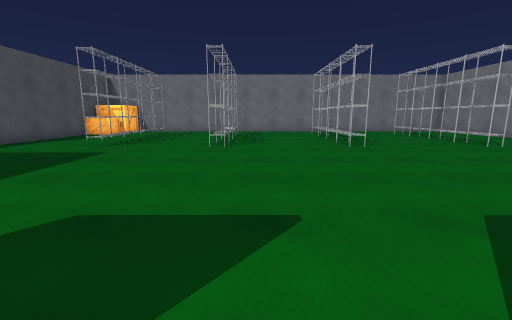
[1] (above)

20 first-person views from a walk through a scene from a Unity 3-D project. The camera is 1.2 m above the floor, tilts 10° down and sees 90° across. The floor is counted in squares, 1 m on a side. Each view is taken from the middle of a square. On the plan, view 1 faces up. The plan holds only what a view shows up to about 12 squares ahead; the rest is blank. The place goes on beyond the plan. The player character is not drawn. Some animated figures are left out. Door leaves are left out, so doorways stand open. Some surface patterns are stand-ins.

[2]
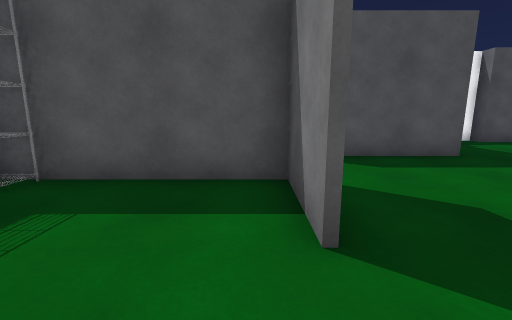

[3]
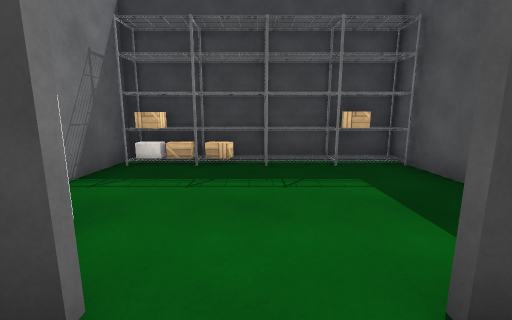

[4]
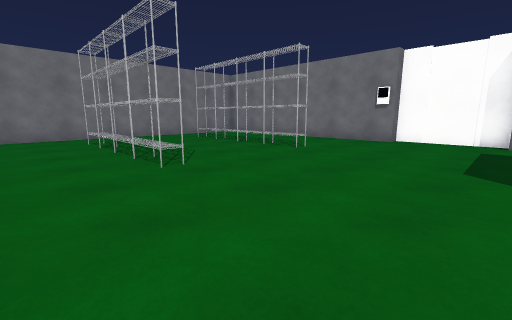

[5]
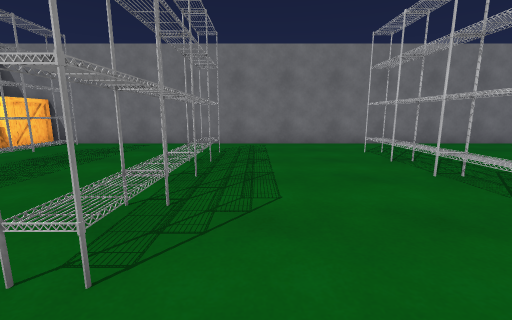

[6]
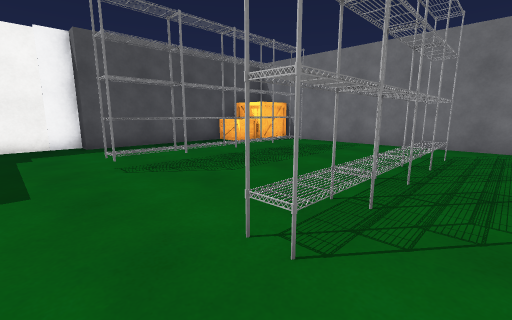

[7]
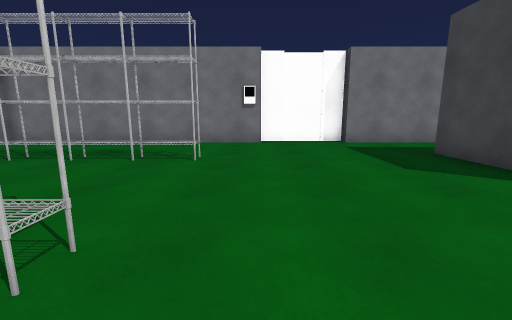

[8]
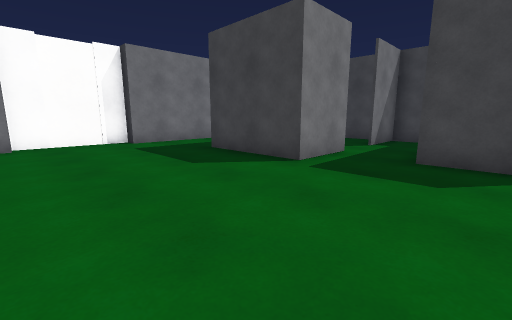

[9]
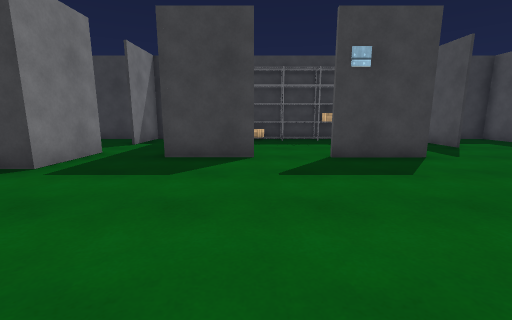

[10]
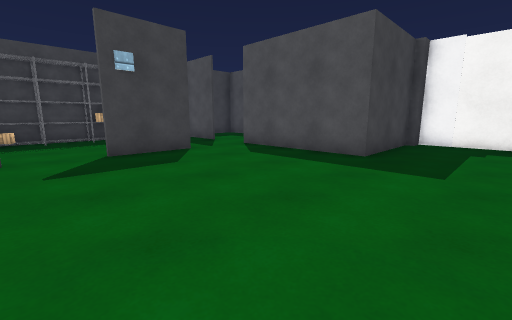

[11]
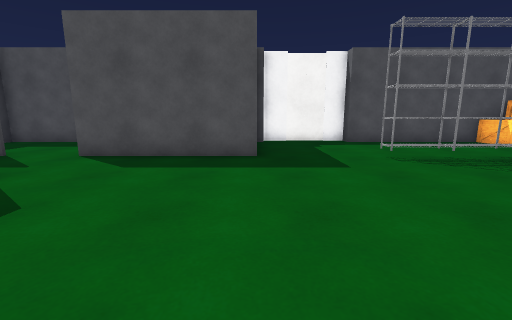

[12]
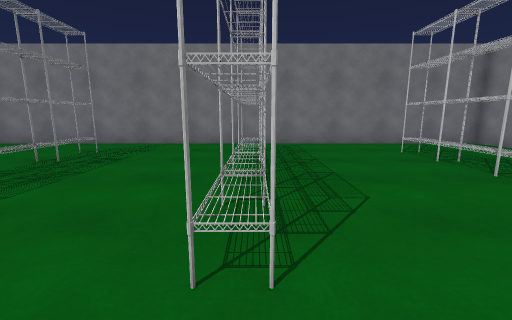

[13]
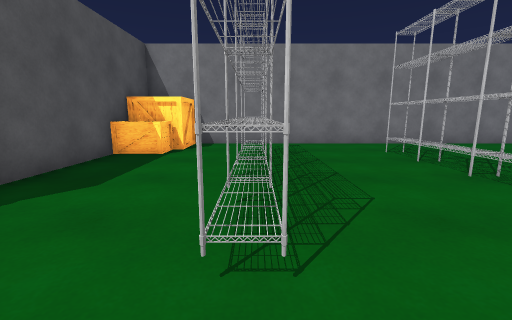

[14]
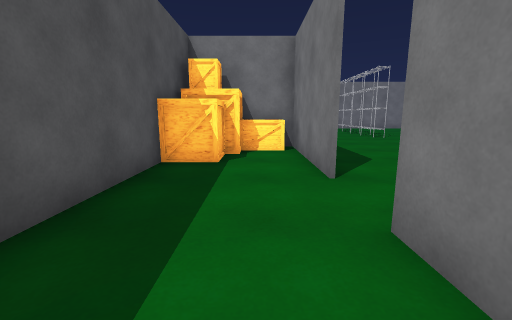

[15]
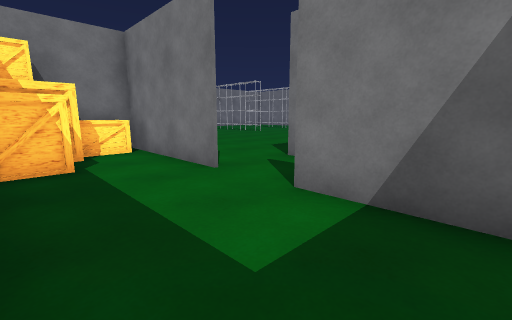

[16]
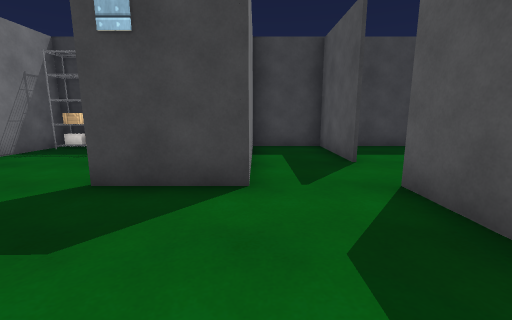

[17]
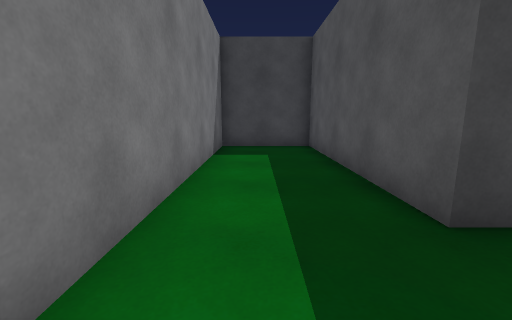

[18]
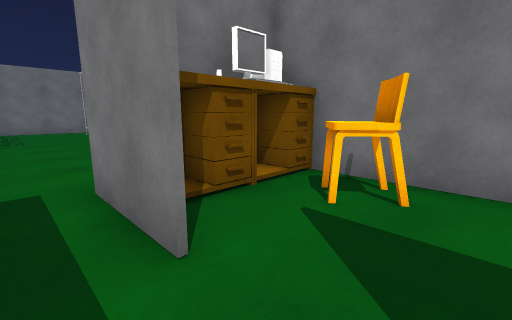

[19]
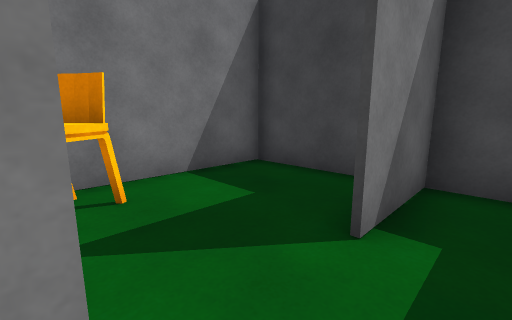

[20]
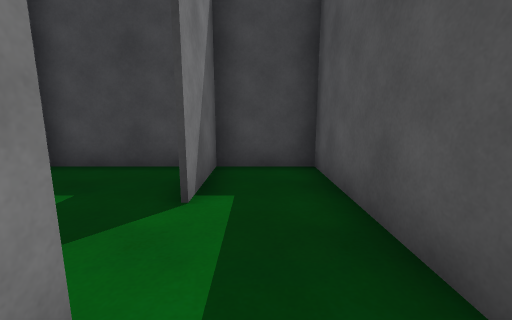

### Floor plan
Key: @ floor where view 1 was taken; # wall or solid block; . floor; D open door; O other object.
Columns run from 11 left of view 1 to 14 right of it. Each row starts with its distance up from view 1.
 19   #######################
 18   O.....................#
 17 #OO.....................#
 16 #OO..O...OO....O....O...#
 15 #....O...OO....O....O...#
 14 #....O...OO....O....O...#
 13 #....O...OO....O....O...#
 12 #....O...OO....O....O...#
 11 #....O...OO....O....O...#
 10 O....O...OO....O....O...#
  9 O.......................#
  8 O.......................##
  7  ........................O
  6 #####....................O
  5  OOOO ...................O
  4  OO..#..................#O
  3  OO..#..................#
  2 #....#...........##OO#..#
  1 #...DD.###DDD##..#DD #..#
  0 #...DD.#...@.OO..D.OO#..#
 -1 #...DD.#.....OO#.D..O#..#
 -2 #...D#.#.......#.D...#..#
 -3 #....#.#.......#.#...#..#
 -4 #....#.#OOOOOOO#.#...#..#
 -5 #########O###############

Positions as (right, up) in squares from view 1, and headings:
1: (0, 0), facing up
2: (1, 0), facing left
3: (0, 2), facing down
4: (1, 4), facing up-right
5: (0, 8), facing up
6: (0, 8), facing up-left
7: (2, 8), facing right
8: (2, 8), facing down-right
9: (1, 8), facing down
10: (1, 9), facing down-left
11: (1, 6), facing left
12: (4, 8), facing up
13: (-6, 8), facing up
14: (-8, -4), facing up
15: (-10, -4), facing up-right
16: (-4, 5), facing down
17: (12, 5), facing down
18: (5, -2), facing up-right
19: (5, 0), facing down-right
20: (5, 1), facing down
